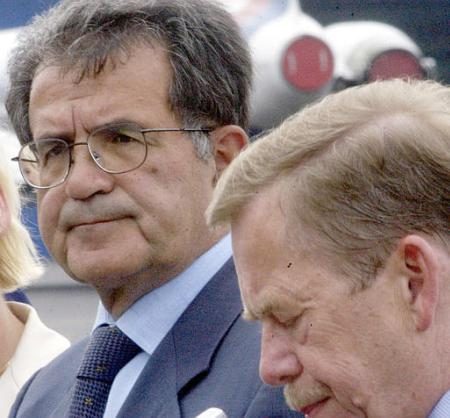
#> input picture Project3/Validation folder/images/img_1.jpg, 450 x 418 px; its folder holds only this picture in this run
$ python FaceDetector.py
#> lines starting #> are read from the running program, lines starting #| are printed output that depends on the picture
# -*- coding: utf-8 -*-
"""
Created on Tue Apr 20 14:56:33 2021

@author: parth
"""

import cv2
import numpy as np
import glob
import matplotlib.pyplot as plt
import json
import pandas as pd
import os
import sys

def read_images(imgpath):

#> called with imgpath = './Validation folder/images/*.jpg'
    imgpath = glob.glob(imgpath)
    imgs = []
    for ipath in imgpath:
        img = cv2.imread(ipath)
#> img is the input picture: shape (418, 450, 3); mean B, G, R 126.1, 127.5, 143.5
        imgs.append(img)
    return imgs

def detect_faces(img):
    face_cascade = cv2.CascadeClassifier('haarcascade_frontalface_default.xml')
    proc_img = img.copy()
    proc_imgs=[]
    gray = cv2.cvtColor(img, cv2.COLOR_BGR2GRAY)
    faces = face_cascade.detectMultiScale(gray, 1.2, 5,minSize=(30,30))
    for (x,y,w,h) in faces:
        cv2.rectangle(proc_img,(x,y),(x+w,y+h),(0,0,255),2)
        proc_img = proc_img[y:y+h,x:x+w]
        proc_imgs.append(proc_img)
    return proc_imgs,faces

def json_create(lstfaces,filenames,opfilename):
    json_list=[]
    for i in range(len(lstfaces)):
        #imgname = 'img_'+str((i+1))+'.jpg'
        imgname = filenames[i]
        if (len(lstfaces[i])<=0):
            detect=[]
        else:
            for ele in lstfaces[i]:
                jsonobj = {}
                jsonobj["iname"] = imgname
                x,y,w,h=ele.astype('float32')
                jsonobj["bbox"] = [x,y,w,h]
                json_list.append(jsonobj)
    #the result json file name
    output_json = opfilename
    #dump json_list to result.json
    df =pd.DataFrame(json_list)
    jarray= df.to_json(orient ='records')
    parsed = json.loads(jarray)
    with open(output_json, 'w') as f:
        json.dump(parsed, f)
    return parsed


def get_faces(imgpath,chdirpath):
    imgs = read_images(imgpath)
    detected_imgs=[]
    boxlst=[]
    for img in imgs:
        imglst,faces = detect_faces(img)
        boxlst.append(faces)
        for ele in imglst:
            detected_imgs.append(ele)
        n=len(detected_imgs)
    detected_imgs = [y for y in detected_imgs if 0 not in y.shape]
    old_dir=os.getcwd()
    if(type(chdirpath)==list):
        chdirpath=chdirpath[0]
    os.chdir(chdirpath)
    filenames = os.listdir()
    os.chdir(old_dir)
    opfilename="results_test.json"
    json_lst= json_create(boxlst,filenames,opfilename)
    return detected_imgs,boxlst


if __name__ == "__main__":
    arg_path= sys.argv
    if(len(arg_path)<=1):
        rel_path='./Validation folder/images'
        val_imgpath=rel_path+'/*.jpg'
    else:
        rel_path=arg_path[1]
        val_imgpath=rel_path+'/*.jpg'
    val_imgs = read_images(val_imgpath)
#> val_imgs = 1 item
    detected_imgs=[]
    boxlst=[]

    for img in val_imgs:
        imglst,faces = detect_faces(img)
        boxlst.append(faces)
        for ele in imglst:
            detected_imgs.append(ele)
#> this loop made 1 pass
#> faces on pass 1: [[5, 74, 179, 179]]
#> pass 1, in detect_faces, `gray = cv2.cvtColor(img, cv2.COLOR_BGR2GRAY)`:
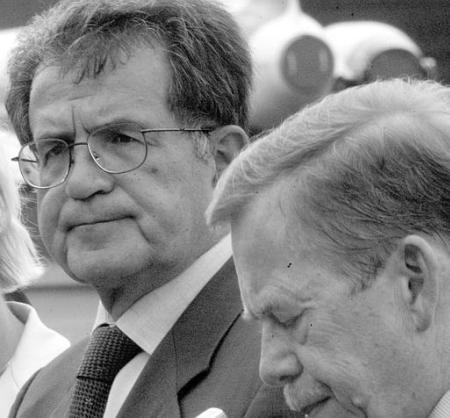
#> gray: shape (418, 450); min 0, max 255, mean 132.1
#> after the loop, boxlst = [[[5, 74, 179, 179]]]; detected_imgs = 1 item
    old_dir=os.getcwd()
    os.chdir(rel_path)
    filenames = os.listdir()
    os.chdir(old_dir)
    opfilename="results.json"
    json_lst= json_create(boxlst,filenames,opfilename)
#> the loop in json_create, `for i in range(len(lstfaces)): #imgname = 'img_'+str((i+1))+'.jpg'` made 1 pass
#> imgname on pass 1: 'img_1.jpg'
#> in json_create, `df =pd.DataFrame(json_list)`: df = table of 1 rows and 2 columns
#> in json_create, `parsed = json.loads(jarray)`: parsed = 1 item
#> json_lst = 1 item

$ run again, on Project3/Validation folder/images/img_102.jpg
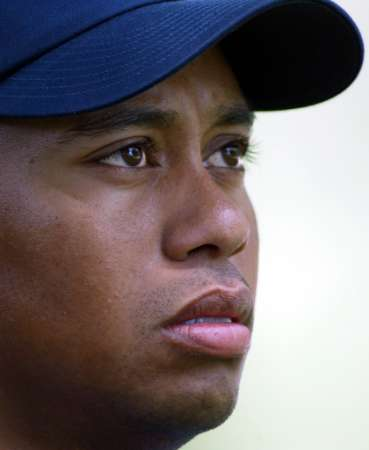
#> input picture Project3/Validation folder/images/img_102.jpg, 369 x 450 px
#> in read_images, img is the input picture: shape (450, 369, 3); mean B, G, R 109.8, 106.5, 115.7
#> val_imgs = 1 item
#> the loop `for img in val_imgs:` made 1 pass
#> pass 1, in detect_faces, `gray = cv2.cvtColor(img, cv2.COLOR_BGR2GRAY)`:
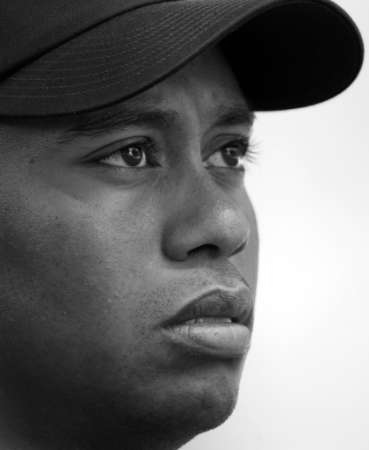
#> gray: shape (450, 369); min 0, max 255, mean 109.7
#> after the loop `for img in val_imgs:`: boxlst = [()]; detected_imgs = []
#> the loop in json_create, `for i in range(len(lstfaces)): #imgname = 'img_'+str((i+1))+'.jpg'` made 1 pass
#> imgname on pass 1: 'img_102.jpg'
#> df = table of 0 rows and 0 columns
#> jarray = '[]'
#> parsed = []

$ run again, on Project3/Validation folder/images/img_103.jpg
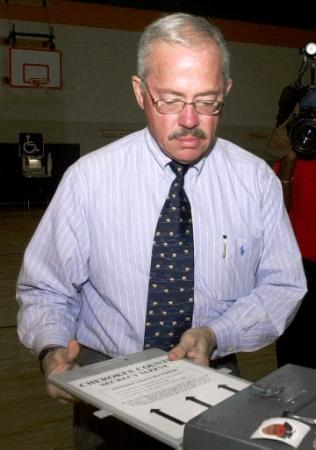
#> input picture Project3/Validation folder/images/img_103.jpg, 316 x 450 px
#> in read_images, img is the input picture: shape (450, 316, 3); mean B, G, R 103.7, 103.2, 112.2
#> val_imgs = 1 item
#> the loop `for img in val_imgs:` made 1 pass
#> faces on pass 1: [[146, 70, 86, 86]]
#> pass 1, in detect_faces, `gray = cv2.cvtColor(img, cv2.COLOR_BGR2GRAY)`:
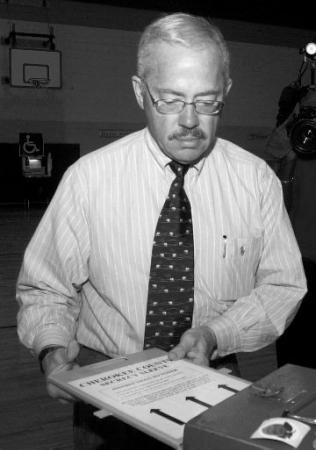
#> gray: shape (450, 316); min 0, max 255, mean 105.9
#> after the loop `for img in val_imgs:`: boxlst = [[[146, 70, 86, 86]]]; detected_imgs = 1 item
#> the loop in json_create, `for i in range(len(lstfaces)): #imgname = 'img_'+str((i+1))+'.jpg'` made 1 pass
#> imgname on pass 1: 'img_103.jpg'
#> df = table of 1 rows and 2 columns
#> parsed = 1 item

$ run again, on Project3/Validation folder/images/img_11.jpg
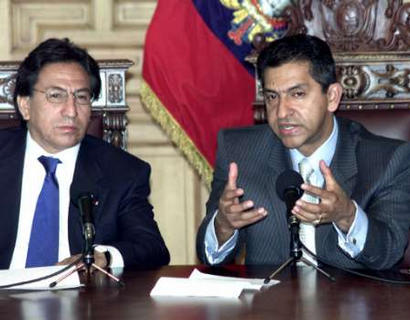
#> input picture Project3/Validation folder/images/img_11.jpg, 410 x 320 px
#> in read_images, img is the input picture: shape (320, 410, 3); mean B, G, R 99.2, 94.4, 110.1
#> val_imgs = 1 item
#> the loop `for img in val_imgs:` made 1 pass
#> faces on pass 1: [[30, 68, 75, 75], [249, 66, 74, 74]]
#> pass 1, in detect_faces, `gray = cv2.cvtColor(img, cv2.COLOR_BGR2GRAY)`:
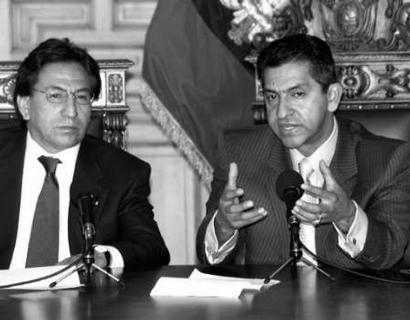
#> gray: shape (320, 410); min 0, max 255, mean 99.6
#> after the loop `for img in val_imgs:`: boxlst = [[[30, 68, 75, 75], [249, 66, 74, 74]]]; detected_imgs = 2 items
#> the loop in json_create, `for i in range(len(lstfaces)): #imgname = 'img_'+str((i+1))+'.jpg'` made 1 pass
#> imgname on pass 1: 'img_11.jpg'
#> df = table of 2 rows and 2 columns
#> parsed = 2 items

$ run again, on Project3/Validation folder/images/img_10.jpg
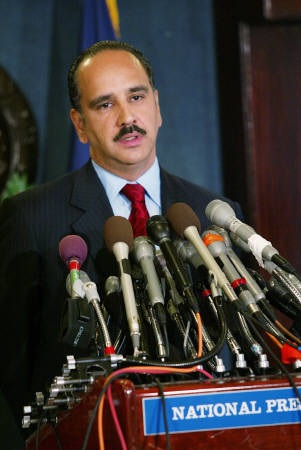
#> input picture Project3/Validation folder/images/img_10.jpg, 301 x 450 px
#> in read_images, img is the input picture: shape (450, 301, 3); mean B, G, R 55, 56.7, 61.3
#> val_imgs = 1 item
#> the loop `for img in val_imgs:` made 1 pass
#> faces on pass 1: [[70, 59, 107, 107]]
#> pass 1, in detect_faces, `gray = cv2.cvtColor(img, cv2.COLOR_BGR2GRAY)`:
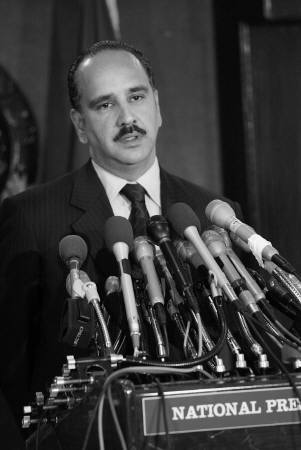
#> gray: shape (450, 301); min 0, max 255, mean 57.9
#> after the loop `for img in val_imgs:`: boxlst = [[[70, 59, 107, 107]]]; detected_imgs = 1 item
#> the loop in json_create, `for i in range(len(lstfaces)): #imgname = 'img_'+str((i+1))+'.jpg'` made 1 pass
#> imgname on pass 1: 'img_10.jpg'
#> df = table of 1 rows and 2 columns
#> parsed = 1 item
